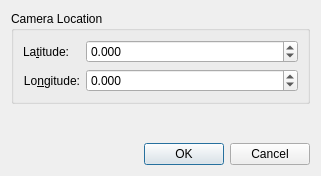
<?xml version="1.0" encoding="UTF-8"?>
<ui version="4.0">
 <class>SetCameraViewpointDialog</class>
 <widget class="QDialog" name="SetCameraViewpointDialog">
  <property name="geometry">
   <rect>
    <x>0</x>
    <y>0</y>
    <width>321</width>
    <height>176</height>
   </rect>
  </property>
  <property name="windowTitle">
   <string>Set Camera Location</string>
  </property>
  <property name="windowIcon">
   <iconset resource="../qt-resources/qt_resources.qrc">
    <normaloff>:/GPlates-icon-160x160-opaque.png</normaloff>:/GPlates-icon-160x160-opaque.png</iconset>
  </property>
  <property name="modal">
   <bool>true</bool>
  </property>
  <layout class="QVBoxLayout" name="verticalLayout">
   <item>
    <widget class="QGroupBox" name="camera_viewpoint_groupbox">
     <property name="title">
      <string>Camera Location</string>
     </property>
     <layout class="QFormLayout" name="formLayout">
      <item row="0" column="0">
       <widget class="QLabel" name="label_latitude">
        <property name="text">
         <string>La&amp;titude:</string>
        </property>
        <property name="alignment">
         <set>Qt::AlignRight|Qt::AlignTrailing|Qt::AlignVCenter</set>
        </property>
        <property name="buddy">
         <cstring>spinbox_latitude</cstring>
        </property>
       </widget>
      </item>
      <item row="0" column="1">
       <widget class="QDoubleSpinBox" name="spinbox_latitude">
        <property name="decimals">
         <number>3</number>
        </property>
        <property name="minimum">
         <double>-90.000000000000000</double>
        </property>
        <property name="maximum">
         <double>90.000000000000000</double>
        </property>
       </widget>
      </item>
      <item row="1" column="0">
       <widget class="QLabel" name="label_longitude">
        <property name="text">
         <string>Lo&amp;ngitude:</string>
        </property>
        <property name="alignment">
         <set>Qt::AlignRight|Qt::AlignTrailing|Qt::AlignVCenter</set>
        </property>
        <property name="buddy">
         <cstring>spinbox_longitude</cstring>
        </property>
       </widget>
      </item>
      <item row="1" column="1">
       <widget class="QDoubleSpinBox" name="spinbox_longitude">
        <property name="decimals">
         <number>3</number>
        </property>
        <property name="minimum">
         <double>-180.000000000000000</double>
        </property>
        <property name="maximum">
         <double>180.000000000000000</double>
        </property>
       </widget>
      </item>
     </layout>
    </widget>
   </item>
   <item>
    <spacer name="verticalSpacer">
     <property name="orientation">
      <enum>Qt::Vertical</enum>
     </property>
     <property name="sizeHint" stdset="0">
      <size>
       <width>20</width>
       <height>0</height>
      </size>
     </property>
    </spacer>
   </item>
   <item>
    <widget class="QDialogButtonBox" name="main_buttonbox">
     <property name="standardButtons">
      <set>QDialogButtonBox::Cancel|QDialogButtonBox::Ok</set>
     </property>
    </widget>
   </item>
  </layout>
 </widget>
 <tabstops>
  <tabstop>spinbox_latitude</tabstop>
  <tabstop>spinbox_longitude</tabstop>
 </tabstops>
 <resources>
  <include location="../qt-resources/qt_resources.qrc"/>
 </resources>
 <connections/>
</ui>
